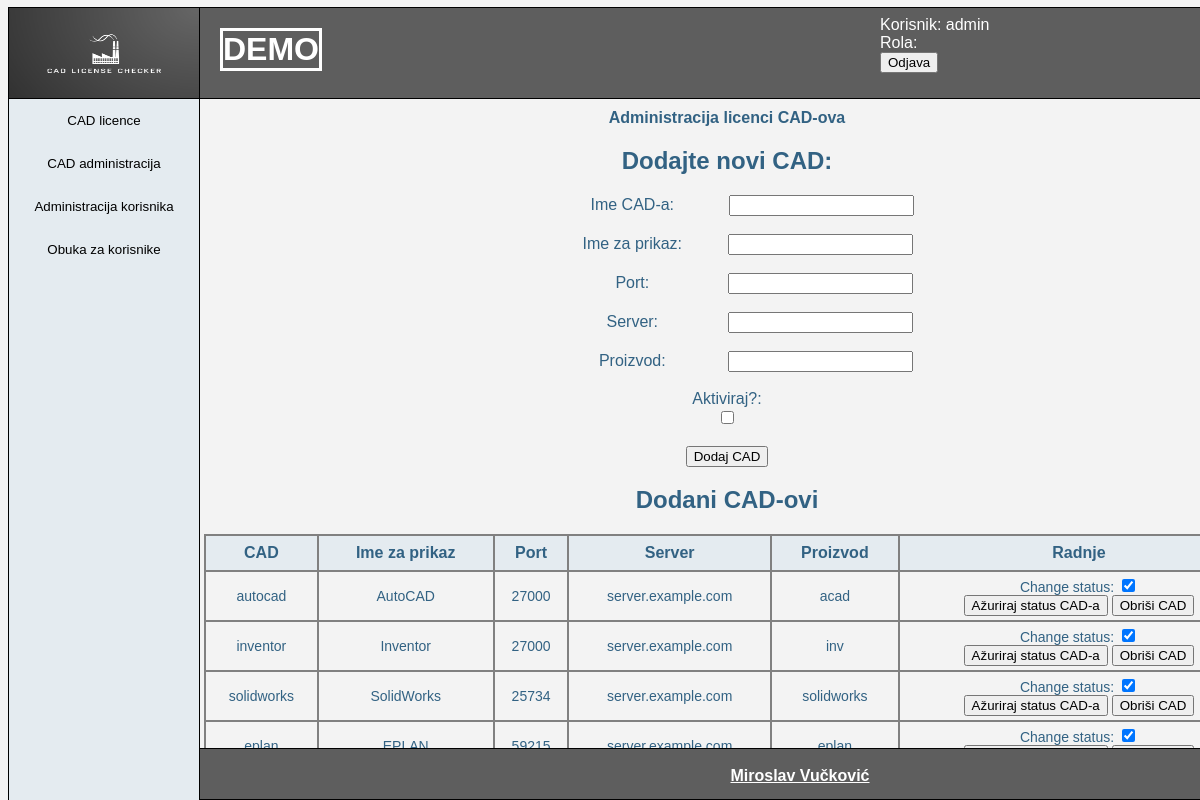
/index.php?page=cad-admin (signed in), run on an earlier commit of the app's database.
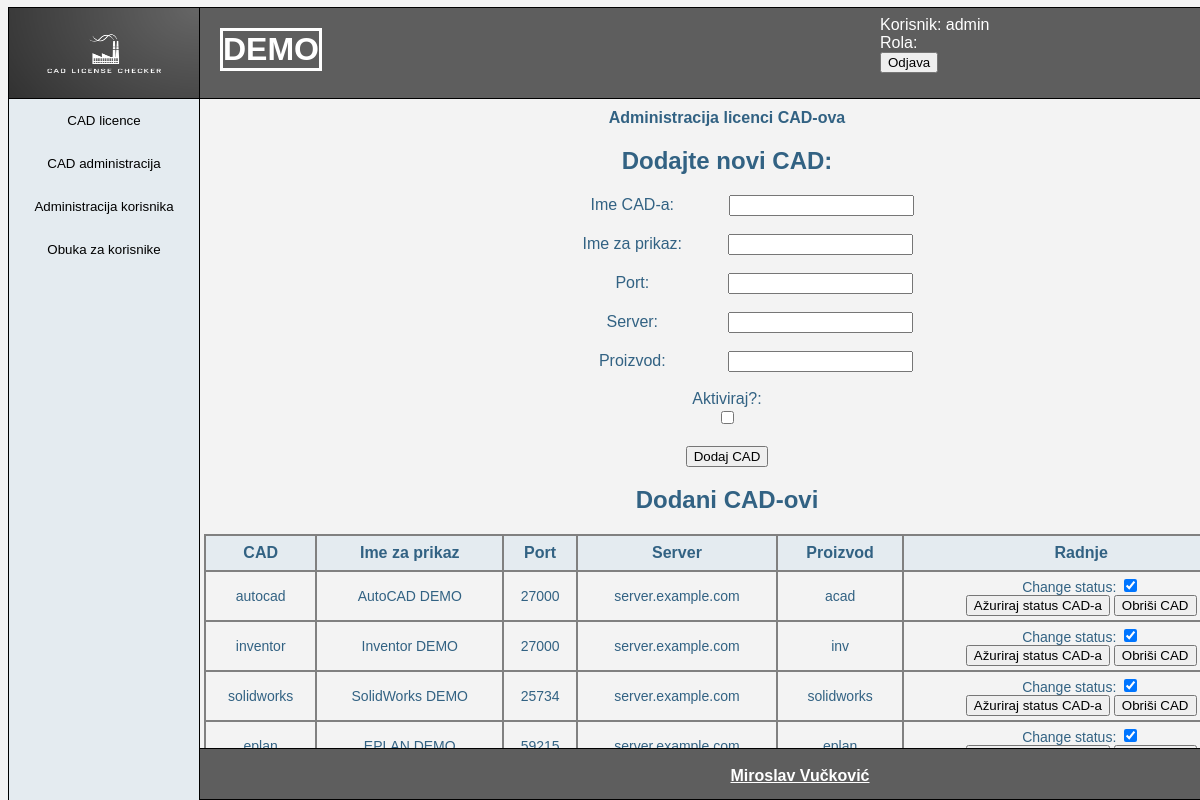
And on a later commit of the database.
### tables this page shows
CREATE TABLE cad_systems (
    id INT AUTO_INCREMENT PRIMARY KEY,
    cad_name VARCHAR(255) NOT NULL,
    display_name VARCHAR(255) NOT NULL,
    port INT NOT NULL,
    server VARCHAR(255) NOT NULL,
    product VARCHAR(255) NOT NULL,
    active BOOLEAN NOT NULL DEFAULT TRUE,
    created_at TIMESTAMP DEFAULT CURRENT_TIMESTAMP
);

### app/views/cad-admin.php (the view, shortened to what this page needs)
<?php
require("config/database_pdo.php");
$cadQuery = $pdo->query("SELECT cad_systems.id, cad_systems.cad_name, cad_systems.display_name, cad_systems.port, cad_systems.server, cad_systems.product, cad_systems.active
                          FROM cad_systems");
$cads = $cadQuery->fetchAll(PDO::FETCH_ASSOC);
?>
<div class="cad-mgmt-container">
    <h1>Administracija licenci CAD-ova</h1>
    <h2>Dodajte novi CAD:</h2>
    <form id="cad-add-user-form" action="" method="POST">
        <label for="cad-name">Ime CAD-a:</label>
        <input type="text" id="cad-name" name="cad-name" required><br><br>
        <label for="cad_display_name">Ime za prikaz:</label>
        <input type="text" id="cad_display_name" name="cad_display_name" required><br><br>
        <label for="cad-port">Port:</label>
        <input type="text" id="cad-port" name="cad-port" required><br><br>
        <label for="cad-server">Server:</label>
        <input type="text" id="cad-server" name="cad-server" required><br><br>
        <label for="cad-product">Proizvod:</label>
        <input type="text" id="cad-product" name="cad-product" required><br><br>
        <label for="roles">Aktiviraj?:</label><br>
        <input type="checkbox" id="cad-active" name="cad-active" value="true">
        <br>
        <br>
        <input type="submit" value="Dodaj CAD">
    </form>
    <h2>Dodani CAD-ovi</h2>
    <div class="cad-table-container">
        <?php if (!empty($cads)): ?>
            <table border="1">
                <tr>
                    <th>CAD</th>
                    <th>Ime za prikaz</th>
                    <th>Port</th>
                    <th>Server</th>
                    <th>Proizvod</th>
                    <th>Radnje</th>
                </tr>
                <?php foreach ($cads as $cad): ?>
                    <tr>
                        <td><?= htmlspecialchars($cad['cad_name']); ?></td>
                        <td><?= htmlspecialchars($cad['display_name']); ?></td>
                        <td><?= htmlspecialchars($cad['port']); ?></td>
                        <td><?= htmlspecialchars($cad['server']); ?></td>
                        <td><?= htmlspecialchars($cad['product']); ?></td>
                        <td>
                            <form action="" method="POST" style="display:inline;">
                                <label for="cad_status_<?= htmlspecialchars($cad['id'], ENT_QUOTES, 'UTF-8'); ?>">Change status:</label>
                                <input type="checkbox" name="cad_status" id="cad_status_<?= htmlspecialchars($cad['id'], ENT_QUOTES, 'UTF-8'); ?>" value="1" <?= $cad['active'] ? 'checked' : ''; ?>>
                                <br>
                                <input type="submit" value="Ažuriraj status CAD-a">
                            </form>
                            <form action="" method="POST" style="display:inline;">
                                <input type="submit" value="Obriši CAD"
                                    onclick="return confirm('Sigurno želite obrisati ovaj CAD?');">
                            </form>
                        </td>
                    </tr>
                <?php endforeach; ?>
            </table>
        <?php else: ?>
            <p>No CADs found.</p>
        <?php endif; ?>
    </div>
</div>

What changed in the data, as far as the page shows it:
changed cad_systems "autocad": display_name "AutoCAD" → "AutoCAD DEMO"
changed cad_systems "inventor": display_name "Inventor" → "Inventor DEMO"
changed cad_systems "solidworks": display_name "SolidWorks" → "SolidWorks DEMO"
changed cad_systems "eplan": display_name "EPLAN" → "EPLAN DEMO"
